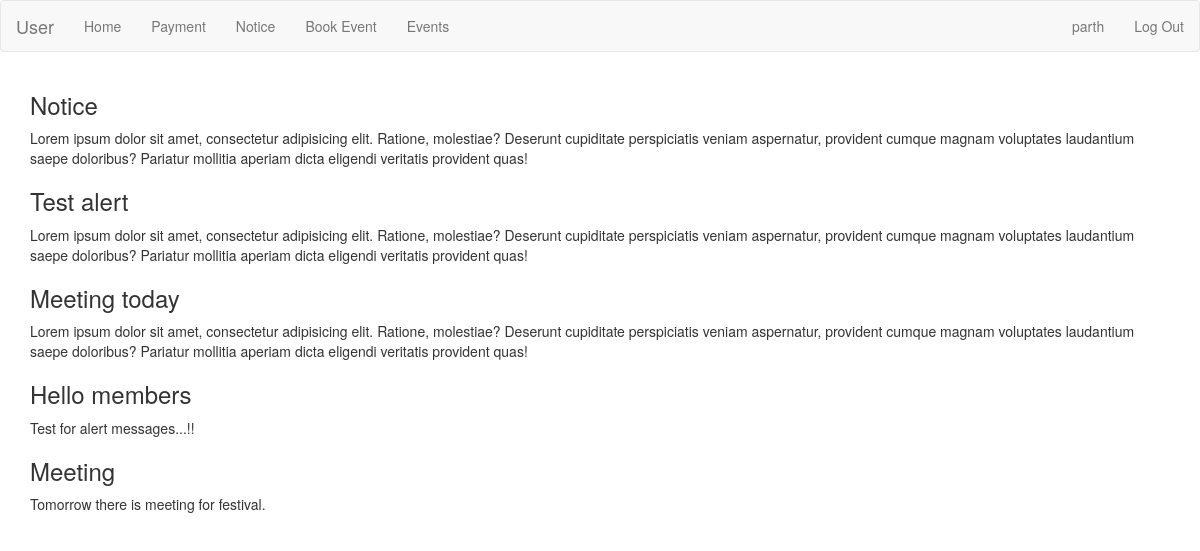
The app's page /user/notice.php (signed in) with its own data.
### tables this page shows
CREATE TABLE `alert` (
  `alert_id` int(11) NOT NULL,
  `title` varchar(50) NOT NULL,
  `text` varchar(2500) NOT NULL
);

### user/notice.php (the view)
<?php
    include('includes/header.php');
?>
    <div class="container">
        <?php
            include('includes/db.php');
            $q = "select * from alert;";
            $result = mysqli_query($con, $q);
            while($row = mysqli_fetch_array($result)){
                $title = $row['title'];
                $text = $row['text'];
                echo '<h3>'.$title.'</h3>';
                echo '<p>'.$text.'</p>';
            }
        ?>
    </div>
<?php
    include('includes/footer.php');
?>

### records on screen
alert: title "Notice", text "Lorem ipsum dolor sit amet, consectetur adipisicing elit. Ratione, molestiae? Deserunt cupiditate perspiciatis veniam aspernatur, provident cumque magnam voluptates laudantium saepe doloribus? Pariatur mollitia aperiam dicta eligendi veritatis provident quas!"
alert: title "Test alert", text "Lorem ipsum dolor sit amet, consectetur adipisicing elit. Ratione, molestiae? Deserunt cupiditate perspiciatis veniam aspernatur, provident cumque magnam voluptates laudantium saepe doloribus? Pariatur mollitia aperiam dicta eligendi veritatis provident quas!"
alert: title "Meeting today", text "Lorem ipsum dolor sit amet, consectetur adipisicing elit. Ratione, molestiae? Deserunt cupiditate perspiciatis veniam aspernatur, provident cumque magnam voluptates laudantium saepe doloribus? Pariatur mollitia aperiam dicta eligendi veritatis provident quas!"
alert: title "Hello members", text "Test for alert messages...!!"
alert: title "Meeting", text "Tomorrow there is meeting for festival."

### other values on screen
$_SESSION['username1'] "parth"
